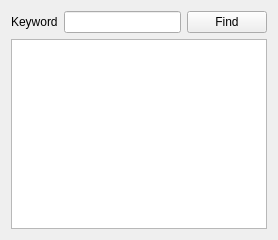
<?xml version="1.0" encoding="UTF-8"?>
<ui version="4.0">
 <class>TextFinder</class>
 <widget class="QWidget" name="TextFinder">
  <property name="geometry">
   <rect>
    <x>0</x>
    <y>0</y>
    <width>278</width>
    <height>240</height>
   </rect>
  </property>
  <property name="windowTitle">
   <string>TextFinder</string>
  </property>
  <layout class="QGridLayout" name="gridLayout">
   <item row="0" column="0">
    <layout class="QVBoxLayout" name="verticalLayout">
     <item>
      <layout class="QHBoxLayout" name="horizontalLayout">
       <item>
        <widget class="QLabel" name="label">
         <property name="text">
          <string>Keyword</string>
         </property>
        </widget>
       </item>
       <item>
        <widget class="QLineEdit" name="lineEdit"/>
       </item>
       <item>
        <widget class="QPushButton" name="findButton">
         <property name="text">
          <string>Find</string>
         </property>
        </widget>
       </item>
      </layout>
     </item>
     <item>
      <widget class="QTextEdit" name="textEdit"/>
     </item>
    </layout>
   </item>
  </layout>
 </widget>
 <resources/>
 <connections/>
</ui>
